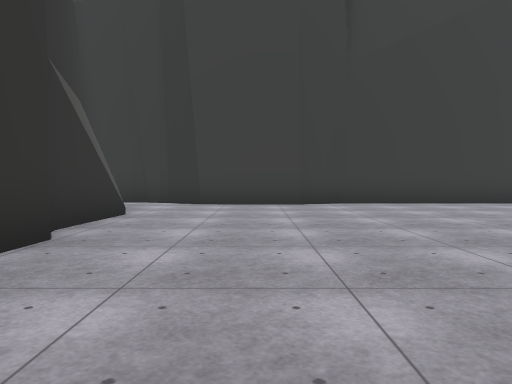
view 1 (above)

19 first-person views from a walk through a Unity game level. The camera is 1.2 m above the floor, tilts 2° down and sees 70° across. The floor is counted in squares, 2 m on a side. Each view is taken from the middle of a square. On the plan, view 1 faces up. The plan holds only what a view shows up to about 10 squares ahead; the rest is blank. The place goes on beyond the plan. Some surface patterns are stand-ins.

view 2
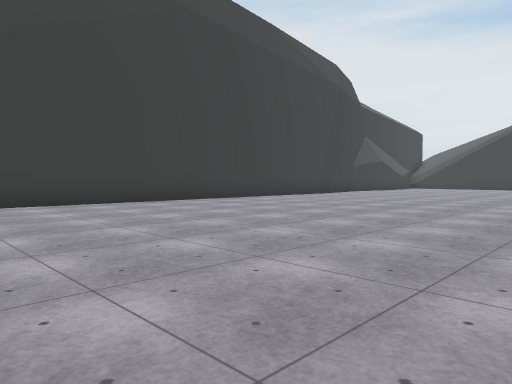

view 3
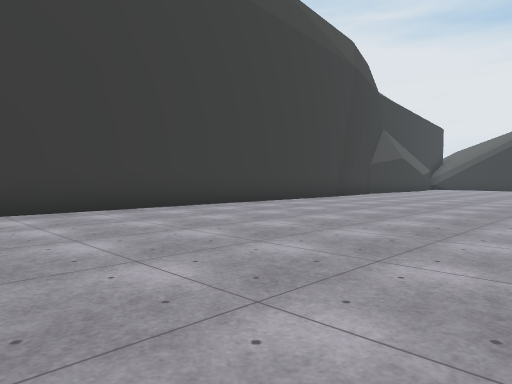

view 4
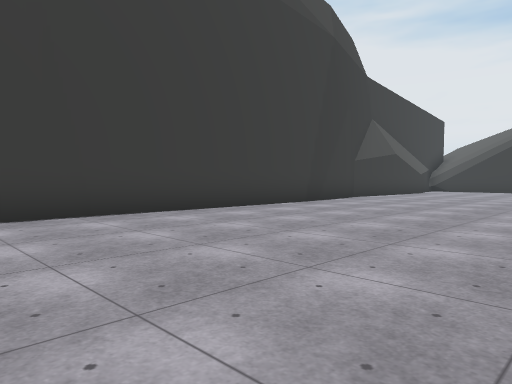

view 5
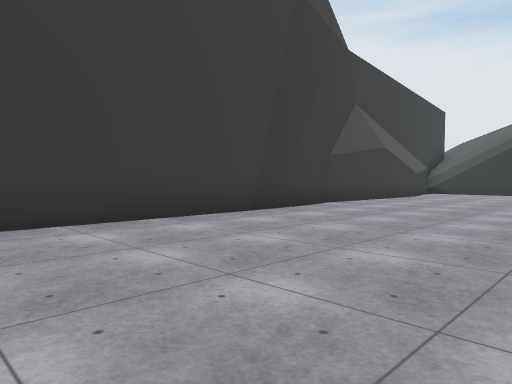

view 6
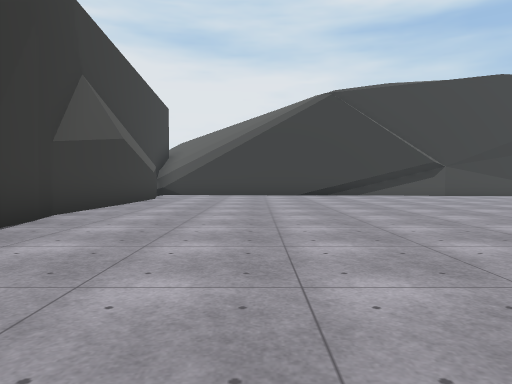

view 7
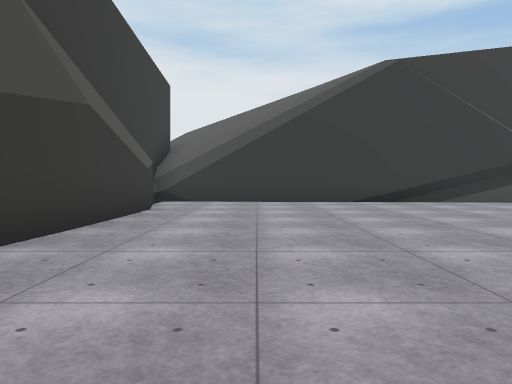

view 8
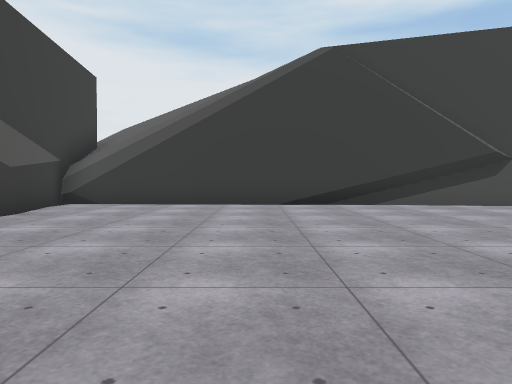

view 9
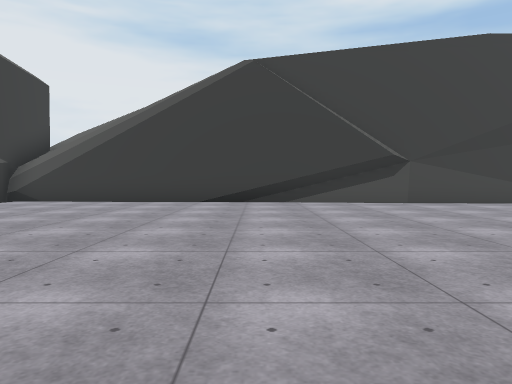

view 10
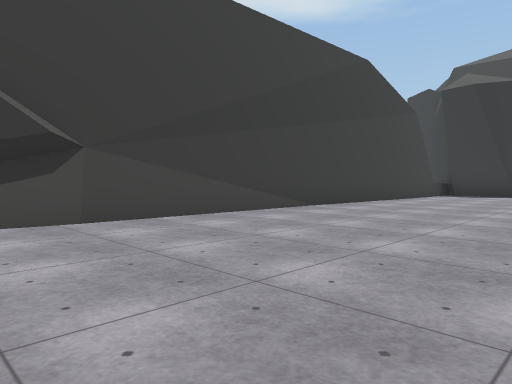

view 11
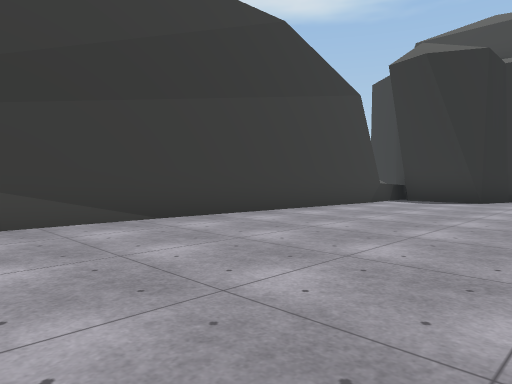

view 12
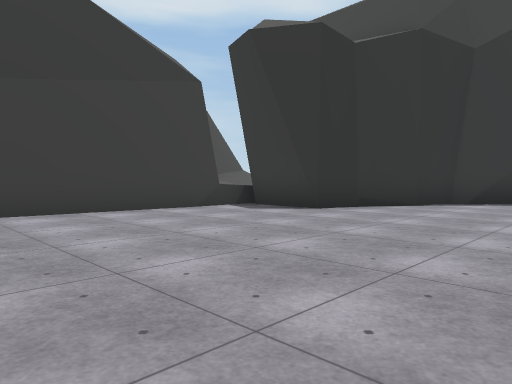

view 13
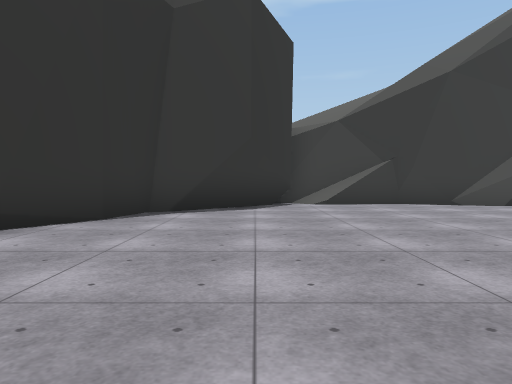

view 14
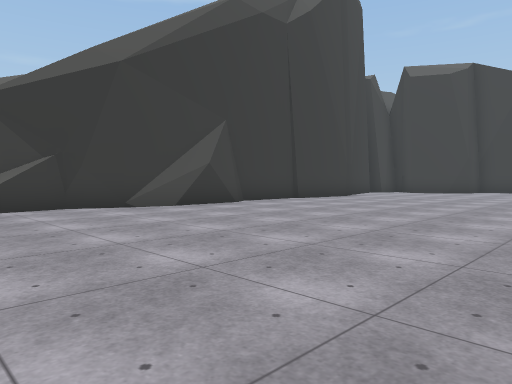

view 15
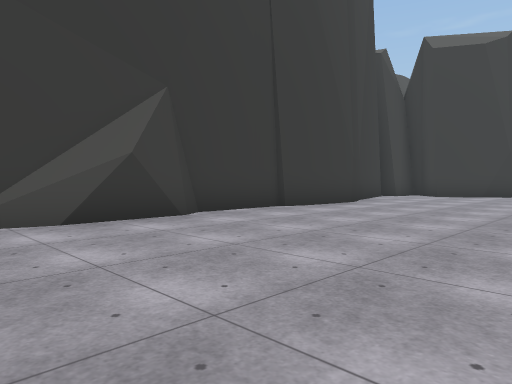

view 16
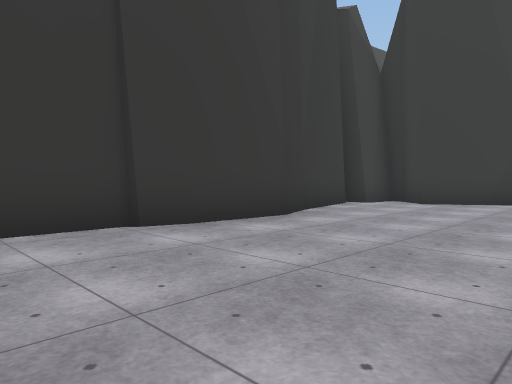

view 17
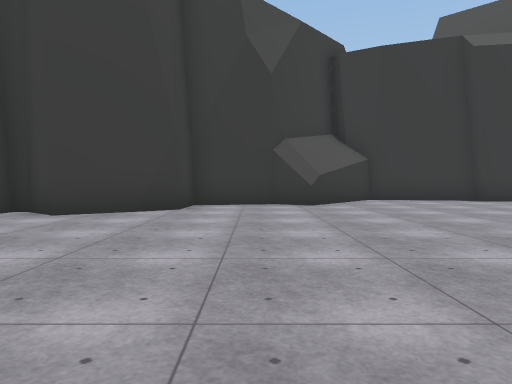

view 18
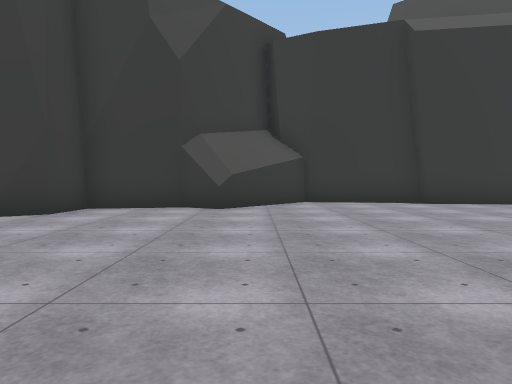

view 19
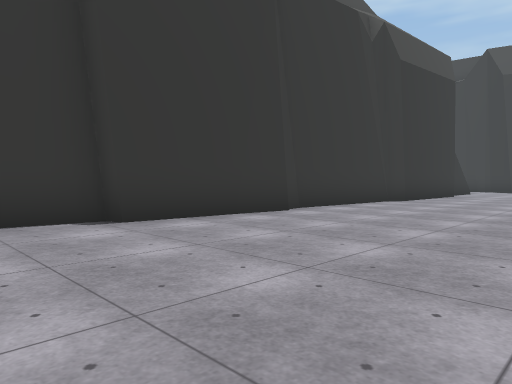

### Floor plan
Points are (right, up) in squares from view 1. A wall is a line through its corners. A room is listed if a view was taken in it or the views show most of it. See-through windows are left out.
Room 1 (views 1, 2, 3, 4, 5, 6, 7, 8, 9, 10, 11, 12, 13, 14, 15, 16, 17, 18, 19)
walls: (24.2, -3) (24.3, -2.4); (14.2, 8.9) (5, 9.2); (-2.6, -4.6) (-2.9, -7.8); (24.4, -1.1) (24.7, 1.1); (-2.8, -3.9) (-2.7, -4.4); (-2.3, -0.1) (-2.5, -0.4) (-2.8, -4.1); (21.5, -13.1) (23.4, -13.1); (11.5, -18) (13.1, -18.4); (5.4, 9) (2.1, 9); (10.7, -18.2) (12.2, -18.2); (24.7, -0.1) (24.3, 3.6); (16.5, 9.2) (13.9, 9.1); (21, -14.3) (21.5, -13) (21.9, -13.2); (13, -18.3) (14.5, -18.9) (15, -18.8); (12.4, -18.5) (13.6, -18.5); (7, -18.1) (7.9, -18.3); (-3.2, -7.8) (-3.6, -10.7) (-1.3, -12.7) (-1.8, -13.5) (-1.4, -15.5) (-0.3, -15.5) (0.3, -16.2); (7.8, -18.4) (10.2, -18.5) (10.6, -18.2) (11.6, -18.1) (13.1, -18.7); (-1.9, 3.6) (-2, 2.9); (-1.6, -12.5) (-1.5, -13.1); (14.8, -18.9) (15.4, -19.1); (14.8, -19) (17.2, -19.3); (17.4, -18.3) (18.8, -17) (20, -16.6) (20.3, -15.4) (21, -14.2); (2.3, 9.1) (1.3, 8.8); (23.6, -13.6) (25, 9.8); (17.2, -18.7) (17.6, -18.1); (17.3, -18.8) (19.5, -16.8); (1.1, 8.7) (-1.4, 8.8) (-1.9, 9.2) (-2.8, 9.4); (0, -15.8) (0.9, -17.4) (0.3, -18.1) (0.3, -18.5) (1.4, -18.7); (-2.3, 5.8) (-2.4, 4.2); (22.2, 9) (17, 9.4) (16.4, 9.2); (1.8, -19) (4.2, -18.4) (5.3, -18) (7.2, -18.1); (0.9, -18.5) (1.4, -18.7); (-1.5, 8.9) (-2.3, 9.3); (24.8, 8.6) (25.1, 9.8) (22, 9); (24.9, 8.5) (25.1, 9)
low walls: (24.6, 2.9) (24.5, 4.1)

Positions as (right, up) in squares from view 1, and headings:
1: (0, 0), facing up
2: (1, 0), facing up-right
3: (3, 2), facing up-right
4: (6, 3), facing up-right
5: (9, 4), facing up-right
6: (11, 6), facing right
7: (15, 7), facing right
8: (16, 5), facing right
9: (15, 3), facing right
10: (19, 1), facing down-right
11: (19, -3), facing down-right
12: (17, -7), facing down-right
13: (18, -10), facing down
14: (17, -11), facing down-left
15: (14, -13), facing down-left
16: (10, -14), facing down-left
17: (7, -14), facing left
18: (6, -12), facing left
19: (2, -10), facing up-left
